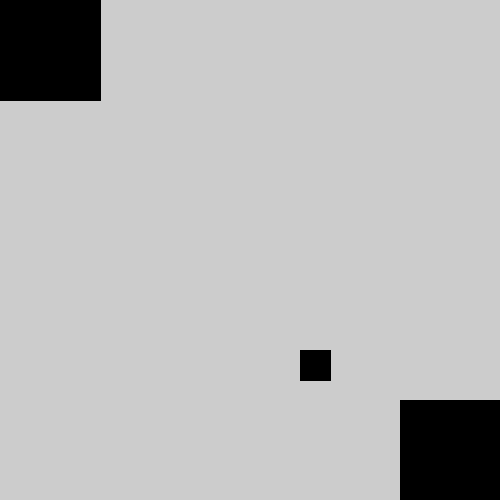
Frame 1 (no input)
Frame 60 (the mouse pressed at the canvas centre just before this capture): identical to frame 1, image omitted
Frame 120 (the mouse held since frame 60 and released just before this capture): identical to frame 1, image omitted

The Processing sketch that drew this single still picture (run headless with seeded random() and noise(); from frame 60 on, the mouse is pressed at the canvas centre):

// Processing sketch: funcion_CrearBoton
// ── funcion_CrearBoton.pde

void setup(){
  size(500,500);
}

void draw(){
  boton(0,0,100,color(100,200,200));
  boton(300,350,30,color(45,200,20));
  boton(400,400,100,color(255,0,0));
}

void boton(float _x, float _y, float _s, color c) {
  boolean bClick = false;

  if (mouseX>_x && mouseX<_x+_s && mouseY>_y && mouseY<_y+_s) {
    if (mousePressed) {
      bClick = true;
    } else {
      bClick=false;
    }
  }
  
  if(bClick == false){
   c = color(0); 
  }

  fill(c);
  rect(_x, _y, _s, _s);
}
